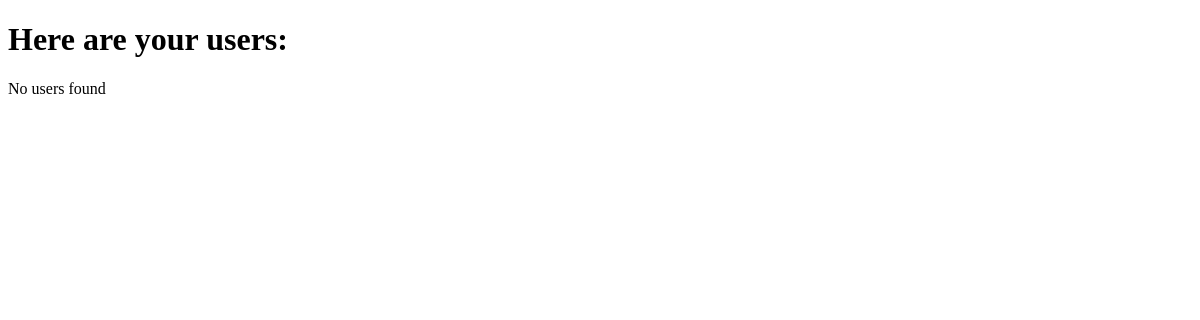
/users, run on an earlier commit of the app's database.
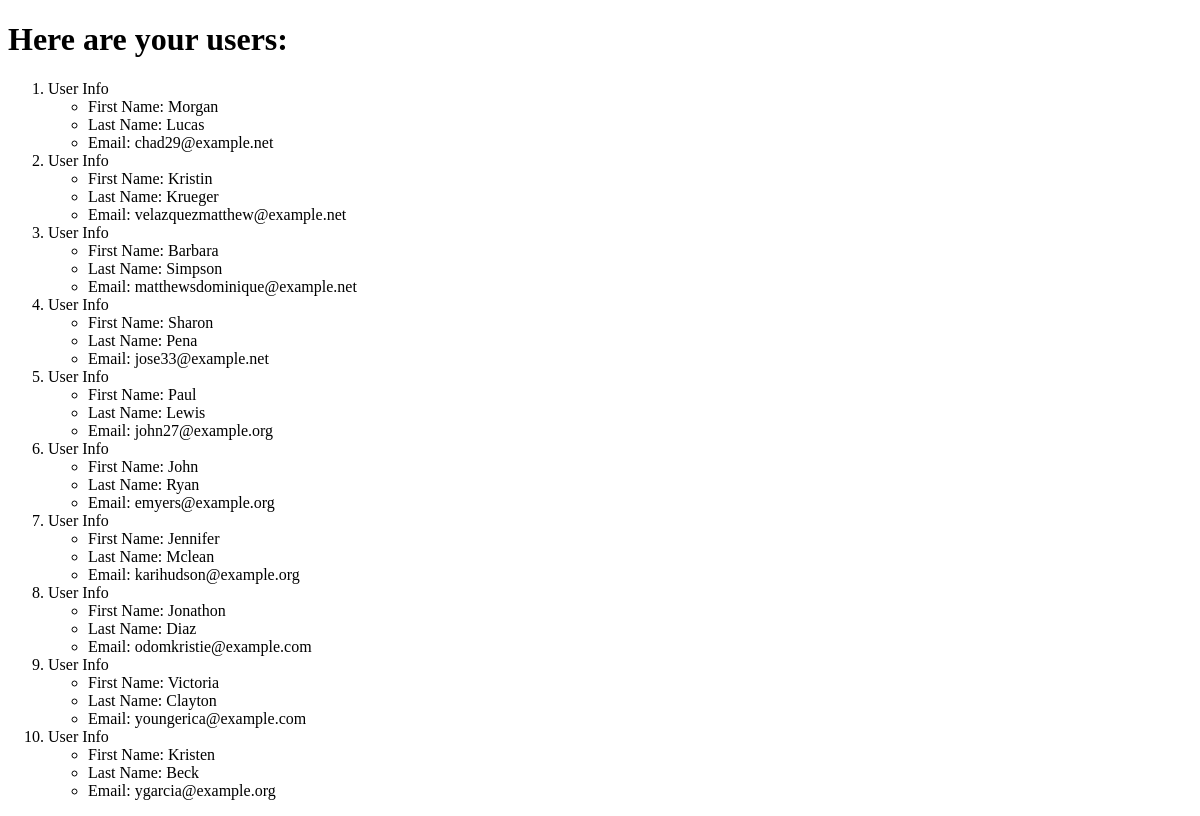
And on a later commit of the database.
### AppUsers/models.py (models this page shows, shortened)
class User(models.Model):
    first_name = models.CharField(max_length=30)
    second_name = models.CharField(max_length=30)
    email = models.CharField(max_length=60, unique=True)

### AppUsers/views.py (the view)
# urls.py: path("users", views.users, name="users"),
def users(request):
    user_list =User.objects.order_by('id')
    variables = {'user_list': user_list}
    return render(request, 'AppUsers/users.html', context=variables)

### templates/AppUsers/users.html (shortened to what this page needs)
<!DOCTYPE html>
<html lang="en">
<head>
</head>
<body>
    <h1>Here are your users:</h1>
    <div class="djangotwo">
            {% if user_list %}
                <ol>
                    {% for user in user_list  %}
                    <li>
                        User Info
                        <ul>
                            <li>First Name: {{ user.first_name }}</li>
                            <li>Last Name: {{ user.second_name }}</li>
                            <li>Email: {{ user.email }}</li>
                        </ul>
                    </li>
                    {% endfor %}
                </ol>
            {% else %}
                <p>No users found</p>
            {% endif %}
        </div>
</body>
</html>

What changed in the data, as far as the page shows it:
added User: first_name "Morgan", second_name "Lucas", email "chad29@example.net"
added User: first_name "Kristin", second_name "Krueger", email "velazquezmatthew@example.net"
added User: first_name "Barbara", second_name "Simpson", email "matthewsdominique@example.net"
added User: first_name "Sharon", second_name "Pena", email "jose33@example.net"
added User: first_name "Paul", second_name "Lewis", email "john27@example.org"
added User: first_name "John", second_name "Ryan", email "emyers@example.org"
added User: first_name "Jennifer", second_name "Mclean", email "karihudson@example.org"
added User: first_name "Jonathon", second_name "Diaz", email "odomkristie@example.com"
added User: first_name "Victoria", second_name "Clayton", email "youngerica@example.com"
added User: first_name "Kristen", second_name "Beck", email "ygarcia@example.org"
Also different on the page:
text no longer shown: "No users found"
